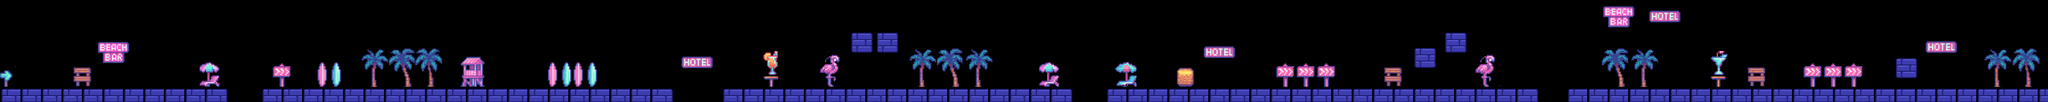

A 2D game scene composited from a Tiled map and its tileset images. What follows is a short description and the map's XML, with each tile layer's data collapsed to a summary:
An orthogonal 400x20 tile map with 32x32 px tiles, 1 tile layer (Tile Layer 1) and 32 objects.

<map version="1.10" tiledversion="1.11.2" orientation="orthogonal" renderorder="right-down" width="400" height="20" tilewidth="32" tileheight="32" infinite="0" nextlayerid="5" nextobjectid="42">
 <tileset firstgid="1" source="obstacles-map-louise.tsx" />
 <layer id="3" name="Tile Layer 1" width="400" height="20">
  <data>[8000 cells, 2376 non-empty, 480 distinct tile ids]</data>
 </layer>
 <objectgroup id="4" name="Collisions">
  <object id="3" x="4.58821" y="555.173" width="1422.34" height="91.7642" />
  <object id="4" x="458.821" y="424.409" width="112.411" height="130.764" />
  <object id="5" x="614.82" y="263.822" width="192.705" height="66.529" />
  <object id="6" x="642.349" y="330.351" width="133.058" height="64.2349" />
  <object id="7" x="1644.87" y="559.761" width="2562.51" height="89.4701" />
  <object id="8" x="2888.28" y="410.645" width="135.352" height="139.94" />
  <object id="9" x="2911.22" y="360.174" width="100.941" height="48.1762" />
  <object id="10" x="4523.97" y="555.173" width="2179.69" height="87.176" />
  <object id="12" x="4267.03" y="357.88" width="188.117" height="71.1172" />
  <object id="17" x="2072.63" y="398.983" width="58.6485" height="142.143" />
  <object id="18" x="1984.37" y="398.694" width="58.6485" height="142.143" />
  <object id="19" x="3677.21" y="402.841" width="55.5197" height="143.318" />
  <object id="20" x="3589.41" y="402.841" width="52.9374" height="140.736" />
  <object id="21" x="3515.82" y="402.841" width="56.8108" height="142.027" />
  <object id="22" x="3428.02" y="404.132" width="55.5197" height="143.318" />
  <object id="24" x="5143.96" y="411.879" width="99.419" height="142.027" />
  <object id="25" x="5185.28" y="346.03" width="61.9755" height="64.5578" />
  <object id="26" x="5320.85" y="207.876" width="131.698" height="122.66" />
  <object id="27" x="5486.12" y="205.294" width="127.824" height="125.242" />
  <object id="28" x="6924.47" y="559.07" width="2685.6" height="81.3428" />
  <object id="29" x="9801.16" y="557.779" width="2999.35" height="82.634" />
  <object id="30" x="7358.3" y="431.246" width="104.584" height="118.786" />
  <object id="31" x="7526.15" y="293.092" width="191.091" height="74.887" />
  <object id="32" x="8652.03" y="424.79" width="111.039" height="129.116" />
  <object id="33" x="8836.67" y="300.839" width="140.736" height="123.951" />
  <object id="34" x="9032.92" y="206.585" width="130.407" height="127.824" />
  <object id="35" x="9242.09" y="410.587" width="89.0897" height="145.901" />
  <object id="36" x="9276.95" y="338.283" width="63.2666" height="69.7224" />
  <object id="37" x="10924.5" y="428.664" width="108.457" height="121.369" />
  <object id="38" x="11852.8" y="371.853" width="135.571" height="123.951" />
  <object id="39" x="12034.9" y="259.522" width="202.711" height="71.0136" />
  <object id="40" x="12437.7" y="644.287" />
 </objectgroup>
</map>
